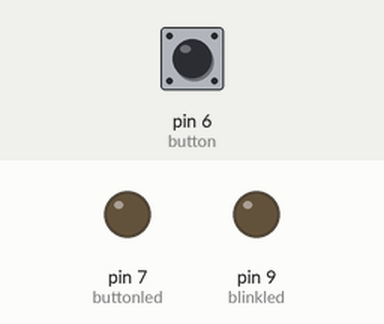
Bench run of a sketch on a simulated Arduino Mega 2560, built for the host (arithmetic inside an expression is 32-bit, double 64-bit). On the bench: output pins drawn as LEDs (lit = HIGH). Inputs (shaded band) come from the test bench; at power-on: pin 6 (button) LOW.

Above: at 1.2 s.
1.3 s: pin 6 (button) pulled HIGH for 0.15 s
At 1.4 s:
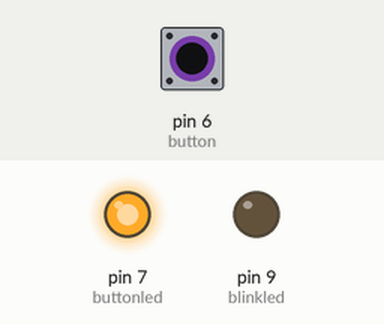
3.0 s: pin 6 (button) pulled HIGH for 3.2 s
At 7.5 s:
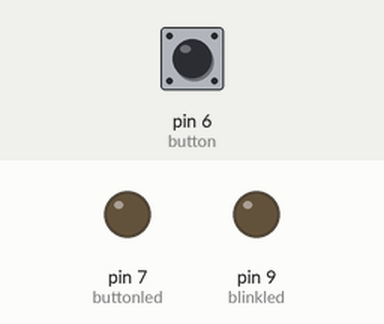
Timing chart, 0 to 9.0 s (numbered marks = the images above; inputs shaded):
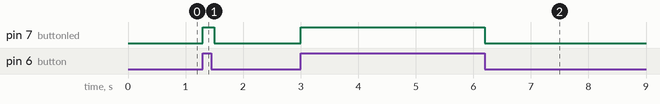

The sketch:

sleep_button_test.ino
```cpp
#include <avr/sleep.h>
#include <avr/interrupt.h>
#include <avr/io.h>

//64 prescaler
//using 1 MHz clock
//3,750,000 / 64 = 58593.75 ticks
//65536-58594 = 6942 ticks remaining
int timer_reset = 6942;

int blinkled = 9;
int buttonled = 7;
int button = 6; //aka Port A6

int blinkstatus = 0;
int buttonstatus = 0;


void setup() {
  pinMode(blinkled, OUTPUT);
  pinMode(buttonled, OUTPUT);
  //pinMode(button, INPUT);

  DDRA &= ~(1<<6); //clear DDRA6 to set it to input
  PORTA |= (1<<6); //set PORTA6 to high. unsure why. saw it in docs
  MCUCR &= ~(1<<PUD); //make sure PUD is cleared so that pullups are enabled

  cli();
  TCCR1A = 0;
  TCCR1B = 0;

  TCNT1 = timer_reset;
  TCCR1B |= (1 << CS11) | (1 << CS10); //64 prescaler
  TIMSK1 |= (1 << TOIE1); //enable timer overflow interrupt
  sei();
}

ISR(TIM1_OVF_vect)
{
  TCNT1 = timer_reset; //reload initial value
  blinkstatus = !blinkstatus;
  cli();
}

void skl_sleep()
{
  set_sleep_mode(SLEEP_MODE_IDLE);

  sleep_enable();
  sei();
  sleep_cpu();
  sleep_disable();
}

void loop() {
  while(1)
  {
    digitalWrite(blinkled, blinkstatus);
    buttonstatus = digitalRead(button);
    digitalWrite(buttonled, buttonstatus);
    skl_sleep();
  }
}
```

Measured:
- after the input at 1.3 s, pin 7 (buttonled): LOW → HIGH at once, → LOW 0.20 s later
- after the input at 3.0 s, pin 7 (buttonled): LOW → HIGH at once, → LOW 3.2 s later
